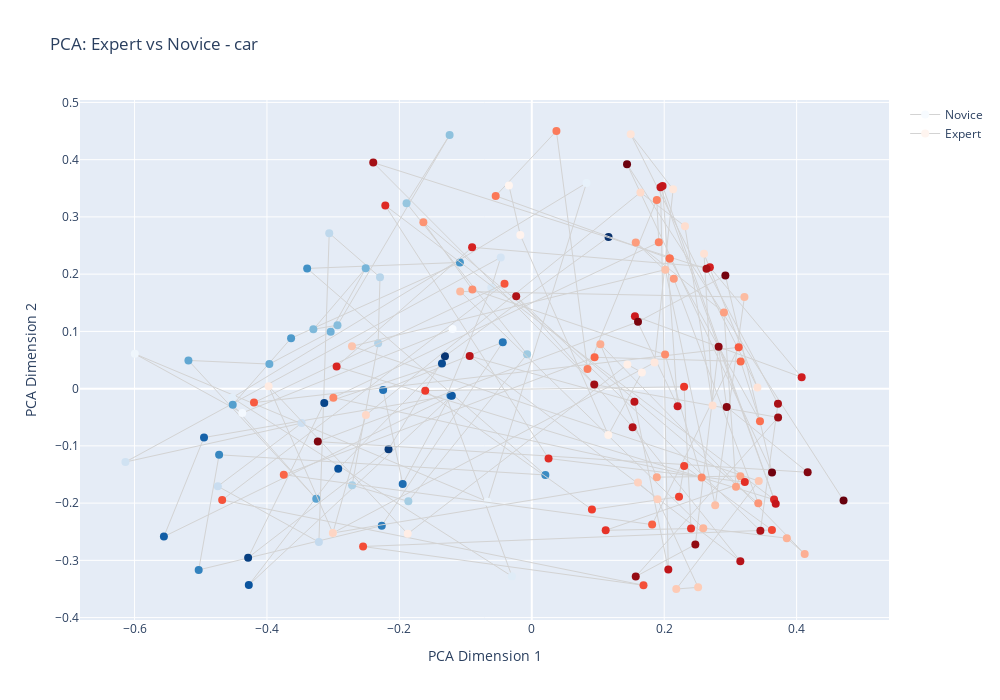
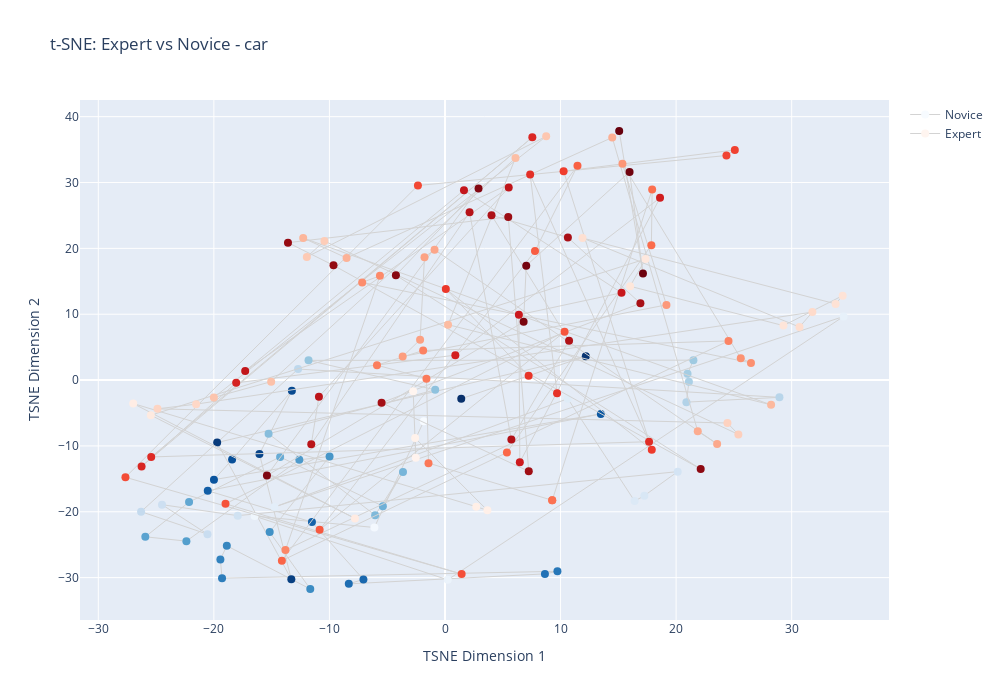

Source (notebook cell) for these figures, in order:
### Code cell
analyze_text_embedding("expert_generated.txt",
                       "novice_generated.txt", "car")

### Figure 1 — Plotly figure (JSON) as saved in the notebook; plotly's stock layout.template omitted (floating-point values rounded to 4 significant figures)
{"data": [{"hoverinfo": "text", "hovertext": ["Novice - Step 0", "Novice - Step 1", "Novice - Step 2", "Novice - Step 3", "Novice - Step 4", "Novice - Step 5", "Novice - Step 6", "Novice - Step 7", "Novice - Step 8", "Novice - Step 9", "Novice - Step 10", "Novice - Step 11", "Novice - Step 12", "Novice - Step 13", "Novice - Step 14", "Novice - Step 15", "Novice - Step 16", "Novice - Step 17", "Novice - Step 18", "Novice - Step 19", "Novice - Step 20", "Novice - Step 21", "Novice - Step 22", "Novice - Step 23", "Novice - Step 24", "Novice - Step 25", "Novice - Step 26", "Novice - Step 27", "Novice - Step 28", "Novice - Step 29", "Novice - Step 30", "Novice - Step 31", "Novice - Step 32", "Novice - Step 33", "Novice - Step 34", "Novice - Step 35", "Novice - Step 36", "Novice - Step 37", "Novice - Step 38", "Novice - Step 39", "Novice - Step 40", "Novice - Step 41", "Novice - Step 42", "Novice - Step 43", "Novice - Step 44", "Novice - Step 45", "Novice - Step 46", "Novice - Step 47", "Novice - Step 48", "Novice - Step 49", "Novice - Step 50", "Novice - Step 51"], "line": {"color": "lightgrey", "width": 1}, "marker": {"color": [0.3, 0.3137, 0.3275, 0.3412, 0.3549, 0.3686, 0.3824, 0.3961, 0.4098, 0.4235, 0.4373, 0.451, 0.4647, 0.4784, 0.4922, 0.5059, 0.5196, 0.5333, 0.5471, 0.5608, 0.5745, 0.5882, 0.602, 0.6157, 0.6294, 0.6431, 0.6569, 0.6706, 0.6843, 0.698, 0.7118, 0.7255, 0.7392, 0.7529, 0.7667, 0.7804, 0.7941, 0.8078, 0.8216, 0.8353, 0.849, 0.8627, 0.8765, 0.8902, 0.9039, 0.9176, 0.9314, 0.9451, 0.9588, 0.9725, 0.9863, 1], "colorscale": [[0, "rgb(247,251,255)"], [0.125, "rgb(222,235,247)"], [0.25, "rgb(198,219,239)"], [0.375, "rgb(158,202,225)"], [0.5, "rgb(107,174,214)"], [0.625, "rgb(66,146,198)"], [0.75, "rgb(33,113,181)"], [0.875, "rgb(8,81,156)"], [1, "rgb(8,48,107)"]], "showscale": false, "size": 8}, "mode": "markers+lines", "name": "Novice", "type": "scatter", "x": [-0.1197, -0.4373, -0.5996, -0.0668, 0.0826, -0.4525, -0.02995, -0.129, -0.06114, -0.04686, -0.6137, -0.3477, -0.4742, -0.3216, -0.306, -0.2293, -0.2321, -0.2714, -0.1864, -0.007095, -0.1892, -0.1242, -0.2935, -0.3299, -0.2508, -0.3038, -0.3964, -0.5186, -0.3256, -0.4517, -0.3636, -0.1086, -0.3393, 0.02047, -0.4723, -0.5031, -0.2266, -0.04383, -0.2245, -0.195, -0.1228, -0.4951, -0.5557, -0.1208, -0.4274, -0.2924, -0.1357, -0.3134, -0.4284, -0.2164, -0.1311, 0.1159], "y": [0.1043, -0.04246, 0.06073, -0.1974, 0.3593, -0.01599, -0.3279, -0.01413, 0.1765, 0.2292, -0.1282, -0.06025, -0.1706, -0.2681, 0.2716, 0.1946, 0.07924, -0.1688, -0.1969, 0.06008, 0.324, 0.4429, 0.1107, 0.1037, 0.2104, 0.09949, 0.04293, 0.04925, -0.1926, -0.02825, 0.08802, 0.2205, 0.21, -0.1509, -0.1156, -0.3167, -0.2394, 0.08102, -0.00239, -0.1665, -0.01212, -0.08538, -0.2585, -0.01227, -0.3432, -0.1399, 0.04383, -0.02502, -0.2954, -0.106, 0.05663, 0.265]}, {"hoverinfo": "text", "hovertext": ["Expert - Step 0", "Expert - Step 1", "Expert - Step 2", "Expert - Step 3", "Expert - Step 4", "Expert - Step 5", "Expert - Step 6", "Expert - Step 7", "Expert - Step 8", "Expert - Step 9", "Expert - Step 10", "Expert - Step 11", "Expert - Step 12", "Expert - Step 13", "Expert - Step 14", "Expert - Step 15", "Expert - Step 16", "Expert - Step 17", "Expert - Step 18", "Expert - Step 19", "Expert - Step 20", "Expert - Step 21", "Expert - Step 22", "Expert - Step 23", "Expert - Step 24", "Expert - Step 25", "Expert - Step 26", "Expert - Step 27", "Expert - Step 28", "Expert - Step 29", "Expert - Step 30", "Expert - Step 31", "Expert - Step 32", "Expert - Step 33", "Expert - Step 34", "Expert - Step 35", "Expert - Step 36", "Expert - Step 37", "Expert - Step 38", "Expert - Step 39", "Expert - Step 40", "Expert - Step 41", "Expert - Step 42", "Expert - Step 43", "Expert - Step 44", "Expert - Step 45", "Expert - Step 46", "Expert - Step 47", "Expert - Step 48", "Expert - Step 49", "Expert - Step 50", "Expert - Step 51", "Expert - Step 52", "Expert - Step 53", "Expert - Step 54", "Expert - Step 55", "Expert - Step 56", "Expert - Step 57", "Expert - Step 58", "Expert - Step 59", "Expert - Step 60", "Expert - Step 61", "Expert - Step 62", "Expert - Step 63", "Expert - Step 64", "Expert - Step 65", "Expert - Step 66", "Expert - Step 67", "Expert - Step 68", "Expert - Step 69", "Expert - Step 70", "Expert - Step 71", "Expert - Step 72", "Expert - Step 73", "Expert - Step 74", "Expert - Step 75", "Expert - Step 76", "Expert - Step 77", "Expert - Step 78", "Expert - Step 79", "Expert - Step 80", "Expert - Step 81", "Expert - Step 82", "Expert - Step 83", "Expert - Step 84", "Expert - Step 85", "Expert - Step 86", "Expert - Step 87", "Expert - Step 88", "Expert - Step 89", "Expert - Step 90", "Expert - Step 91", "Expert - Step 92", "Expert - Step 93", "Expert - Step 94", "Expert - Step 95", "Expert - Step 96", "Expert - Step 97", "Expert - Step 98", "Expert - Step 99", "Expert - Step 100", "Expert - Step 101", "Expert - Step 102", "Expert - Step 103", "Expert - Step 104", "Expert - Step 105"], "line": {"color": "lightgrey", "width": 1}, "marker": {"color": [0.3, 0.3067, 0.3133, 0.32, 0.3267, 0.3333, 0.34, 0.3467, 0.3533, 0.36, 0.3667, 0.3733, 0.38, 0.3867, 0.3933, 0.4, 0.4067, 0.4133, 0.42, 0.4267, 0.4333, 0.44, 0.4467, 0.4533, 0.46, 0.4667, 0.4733, 0.48, 0.4867, 0.4933, 0.5, 0.5067, 0.5133, 0.52, 0.5267, 0.5333, 0.54, 0.5467, 0.5533, 0.56, 0.5667, 0.5733, 0.58, 0.5867, 0.5933, 0.6, 0.6067, 0.6133, 0.62, 0.6267, 0.6333, 0.64, 0.6467, 0.6533, 0.66, 0.6667, 0.6733, 0.68, 0.6867, 0.6933, 0.7, 0.7067, 0.7133, 0.72, 0.7267, 0.7333, 0.74, 0.7467, 0.7533, 0.76, 0.7667, 0.7733, 0.78, 0.7867, 0.7933, 0.8, 0.8067, 0.8133, 0.82, 0.8267, 0.8333, 0.84, 0.8467, 0.8533, 0.86, 0.8667, 0.8733, 0.88, 0.8867, 0.8933, 0.9, 0.9067, 0.9133, 0.92, 0.9267, 0.9333, 0.94, 0.9467, 0.9533, 0.96, 0.9667, 0.9733, 0.98, 0.9867, 0.9933, 1], "colorscale": [[0, "rgb(255,245,240)"], [0.125, "rgb(254,224,210)"], [0.25, "rgb(252,187,161)"], [0.375, "rgb(252,146,114)"], [0.5, "rgb(251,106,74)"], [0.625, "rgb(239,59,44)"], [0.75, "rgb(203,24,29)"], [0.875, "rgb(165,15,21)"], [1, "rgb(103,0,13)"]], "showscale": false, "size": 8}, "mode": "markers+lines", "name": "Expert", "type": "scatter", "x": [-0.03455, -0.0173, 0.1156, 0.1663, 0.1443, -0.1874, -0.3975, -0.3005, 0.1853, 0.2134, 0.1494, 0.3408, 0.2602, 0.2731, 0.2314, 0.1641, -0.2506, -0.3005, 0.1604, 0.1899, 0.2512, 0.2182, 0.3428, -0.2716, 0.2017, 0.277, 0.3212, -0.1082, 0.259, 0.3852, 0.4122, 0.1036, 0.1888, 0.315, 0.3084, 0.2902, 0.157, 0.2145, 0.3421, -0.1638, -0.08976, 0.2013, 0.2566, -0.2997, 0.1918, 0.1888, 0.08417, 0.03719, -0.05454, 0.2083, 0.2083, 0.3446, 0.3154, 0.09483, -0.3746, 0.1817, 0.3124, -0.4196, -0.04118, -0.4677, 0.1687, -0.2548, 0.3627, 0.2301, 0.2224, 0.09084, -0.1609, 0.23, 0.2405, 0.1116, 0.3218, 0.02531, -0.2213, 0.3659, -0.2948, -0.09015, 0.269, 0.4076, 0.1558, 0.2203, 0.1975, 0.3684, 0.1944, 0.2062, 0.155, -0.0938, 0.315, 0.1523, -0.02355, 0.3452, 0.3718, 0.2639, -0.2395, 0.09432, 0.372, 0.157, 0.247, 0.2822, 0.2943, 0.4167, -0.3232, 0.1604, 0.2924, 0.3628, 0.1438, 0.4709], "y": [0.355, 0.2682, -0.08093, 0.02827, 0.04212, -0.2536, 0.004252, -0.2522, 0.0456, 0.3482, 0.4444, 0.002183, 0.2354, -0.02954, 0.2837, 0.3427, -0.04624, -0.2522, -0.1638, -0.1933, -0.3471, -0.35, -0.1614, 0.07396, 0.2079, -0.2039, 0.16, 0.1698, -0.2438, -0.2613, -0.2889, 0.0776, -0.1546, -0.153, -0.1714, 0.133, 0.2554, 0.1919, -0.2004, 0.2908, 0.1732, 0.05942, -0.1555, -0.01581, 0.2557, 0.3297, 0.03422, 0.4501, 0.3367, 0.2272, 0.2272, -0.05686, 0.0476, 0.05473, -0.1504, -0.2375, 0.07219, -0.0244, 0.1833, -0.1945, -0.3435, -0.2758, -0.2469, -0.1352, -0.1889, -0.2112, -0.003495, 0.003216, -0.2445, -0.2475, -0.1633, -0.122, 0.3198, -0.1939, 0.03851, 0.2469, 0.2121, 0.01993, 0.1265, -0.03059, 0.3542, -0.2013, 0.352, -0.3161, -0.02291, 0.05683, -0.3014, -0.06738, 0.1615, -0.2483, -0.02628, 0.2093, 0.3948, 0.00708, -0.05037, -0.3282, -0.2723, 0.07294, -0.03207, -0.1461, -0.09258, 0.1167, 0.1977, -0.1466, 0.392, -0.1953]}], "layout": {"height": 700, "title": {"text": "PCA: Expert vs Novice - car"}, "width": 1000, "xaxis": {"autorange": true, "range": [-0.6824, 0.5395], "title": {"text": "PCA Dimension 1"}, "type": "linear"}, "yaxis": {"autorange": true, "range": [-0.4042, 0.5042], "title": {"text": "PCA Dimension 2"}, "type": "linear"}}}

### Figure 2 — Plotly figure (JSON) as saved in the notebook; plotly's stock layout.template omitted (floating-point values rounded to 4 significant figures)
{"data": [{"hoverinfo": "text", "hovertext": ["Novice - Step 0", "Novice - Step 1", "Novice - Step 2", "Novice - Step 3", "Novice - Step 4", "Novice - Step 5", "Novice - Step 6", "Novice - Step 7", "Novice - Step 8", "Novice - Step 9", "Novice - Step 10", "Novice - Step 11", "Novice - Step 12", "Novice - Step 13", "Novice - Step 14", "Novice - Step 15", "Novice - Step 16", "Novice - Step 17", "Novice - Step 18", "Novice - Step 19", "Novice - Step 20", "Novice - Step 21", "Novice - Step 22", "Novice - Step 23", "Novice - Step 24", "Novice - Step 25", "Novice - Step 26", "Novice - Step 27", "Novice - Step 28", "Novice - Step 29", "Novice - Step 30", "Novice - Step 31", "Novice - Step 32", "Novice - Step 33", "Novice - Step 34", "Novice - Step 35", "Novice - Step 36", "Novice - Step 37", "Novice - Step 38", "Novice - Step 39", "Novice - Step 40", "Novice - Step 41", "Novice - Step 42", "Novice - Step 43", "Novice - Step 44", "Novice - Step 45", "Novice - Step 46", "Novice - Step 47", "Novice - Step 48", "Novice - Step 49", "Novice - Step 50", "Novice - Step 51"], "line": {"color": "lightgrey", "width": 1}, "marker": {"color": [0.3, 0.3137, 0.3275, 0.3412, 0.3549, 0.3686, 0.3824, 0.3961, 0.4098, 0.4235, 0.4373, 0.451, 0.4647, 0.4784, 0.4922, 0.5059, 0.5196, 0.5333, 0.5471, 0.5608, 0.5745, 0.5882, 0.602, 0.6157, 0.6294, 0.6431, 0.6569, 0.6706, 0.6843, 0.698, 0.7118, 0.7255, 0.7392, 0.7529, 0.7667, 0.7804, 0.7941, 0.8078, 0.8216, 0.8353, 0.849, 0.8627, 0.8765, 0.8902, 0.9039, 0.9176, 0.9314, 0.9451, 0.9588, 0.9725, 0.9863, 1], "colorscale": [[0, "rgb(247,251,255)"], [0.125, "rgb(222,235,247)"], [0.25, "rgb(198,219,239)"], [0.375, "rgb(158,202,225)"], [0.5, "rgb(107,174,214)"], [0.625, "rgb(66,146,198)"], [0.75, "rgb(33,113,181)"], [0.875, "rgb(8,81,156)"], [1, "rgb(8,48,107)"]], "showscale": false, "size": 8}, "mode": "markers+lines", "name": "Novice", "type": "scatter", "x": [-1.835, -6.111, -16.48, 0.2396, 34.49, -14.75, 10.63, 16.41, 17.25, 20.14, -17.94, -24.49, -20.55, -26.3, -12.71, 28.94, 20.89, 21.11, 20.99, 21.5, -11.81, -0.8472, -15.26, -6.045, -3.635, -5.375, -14.27, -22.15, -25.93, -22.38, -12.61, -9.988, -15.17, -11.66, -18.88, -19.44, -19.29, 9.729, 8.647, -8.324, -7.059, -11.51, -20.53, 13.49, -19.99, -18.42, -13.25, -16.06, -13.3, -19.72, 12.18, 1.406], "y": [-6.24, -22.39, -20.66, -30.34, 9.66, -19.28, -2.828, -18.38, -17.56, -13.91, -20.59, -18.93, -23.41, -19.99, 1.672, -2.625, -3.355, -0.255, 0.9411, 3.023, 2.992, -1.489, -8.161, -20.52, -13.95, -19.15, -11.68, -18.53, -23.8, -24.46, -12.1, -11.62, -23.09, -31.73, -25.17, -27.23, -30.08, -29.04, -29.44, -30.95, -30.27, -21.57, -16.81, -5.141, -15.13, -12.08, -1.62, -11.22, -30.25, -9.488, 3.625, -2.838]}, {"hoverinfo": "text", "hovertext": ["Expert - Step 0", "Expert - Step 1", "Expert - Step 2", "Expert - Step 3", "Expert - Step 4", "Expert - Step 5", "Expert - Step 6", "Expert - Step 7", "Expert - Step 8", "Expert - Step 9", "Expert - Step 10", "Expert - Step 11", "Expert - Step 12", "Expert - Step 13", "Expert - Step 14", "Expert - Step 15", "Expert - Step 16", "Expert - Step 17", "Expert - Step 18", "Expert - Step 19", "Expert - Step 20", "Expert - Step 21", "Expert - Step 22", "Expert - Step 23", "Expert - Step 24", "Expert - Step 25", "Expert - Step 26", "Expert - Step 27", "Expert - Step 28", "Expert - Step 29", "Expert - Step 30", "Expert - Step 31", "Expert - Step 32", "Expert - Step 33", "Expert - Step 34", "Expert - Step 35", "Expert - Step 36", "Expert - Step 37", "Expert - Step 38", "Expert - Step 39", "Expert - Step 40", "Expert - Step 41", "Expert - Step 42", "Expert - Step 43", "Expert - Step 44", "Expert - Step 45", "Expert - Step 46", "Expert - Step 47", "Expert - Step 48", "Expert - Step 49", "Expert - Step 50", "Expert - Step 51", "Expert - Step 52", "Expert - Step 53", "Expert - Step 54", "Expert - Step 55", "Expert - Step 56", "Expert - Step 57", "Expert - Step 58", "Expert - Step 59", "Expert - Step 60", "Expert - Step 61", "Expert - Step 62", "Expert - Step 63", "Expert - Step 64", "Expert - Step 65", "Expert - Step 66", "Expert - Step 67", "Expert - Step 68", "Expert - Step 69", "Expert - Step 70", "Expert - Step 71", "Expert - Step 72", "Expert - Step 73", "Expert - Step 74", "Expert - Step 75", "Expert - Step 76", "Expert - Step 77", "Expert - Step 78", "Expert - Step 79", "Expert - Step 80", "Expert - Step 81", "Expert - Step 82", "Expert - Step 83", "Expert - Step 84", "Expert - Step 85", "Expert - Step 86", "Expert - Step 87", "Expert - Step 88", "Expert - Step 89", "Expert - Step 90", "Expert - Step 91", "Expert - Step 92", "Expert - Step 93", "Expert - Step 94", "Expert - Step 95", "Expert - Step 96", "Expert - Step 97", "Expert - Step 98", "Expert - Step 99", "Expert - Step 100", "Expert - Step 101", "Expert - Step 102", "Expert - Step 103", "Expert - Step 104", "Expert - Step 105"], "line": {"color": "lightgrey", "width": 1}, "marker": {"color": [0.3, 0.3067, 0.3133, 0.32, 0.3267, 0.3333, 0.34, 0.3467, 0.3533, 0.36, 0.3667, 0.3733, 0.38, 0.3867, 0.3933, 0.4, 0.4067, 0.4133, 0.42, 0.4267, 0.4333, 0.44, 0.4467, 0.4533, 0.46, 0.4667, 0.4733, 0.48, 0.4867, 0.4933, 0.5, 0.5067, 0.5133, 0.52, 0.5267, 0.5333, 0.54, 0.5467, 0.5533, 0.56, 0.5667, 0.5733, 0.58, 0.5867, 0.5933, 0.6, 0.6067, 0.6133, 0.62, 0.6267, 0.6333, 0.64, 0.6467, 0.6533, 0.66, 0.6667, 0.6733, 0.68, 0.6867, 0.6933, 0.7, 0.7067, 0.7133, 0.72, 0.7267, 0.7333, 0.74, 0.7467, 0.7533, 0.76, 0.7667, 0.7733, 0.78, 0.7867, 0.7933, 0.8, 0.8067, 0.8133, 0.82, 0.8267, 0.8333, 0.84, 0.8467, 0.8533, 0.86, 0.8667, 0.8733, 0.88, 0.8867, 0.8933, 0.9, 0.9067, 0.9133, 0.92, 0.9267, 0.9333, 0.94, 0.9467, 0.9533, 0.96, 0.9667, 0.9733, 0.98, 0.9867, 0.9933, 1], "colorscale": [[0, "rgb(255,245,240)"], [0.125, "rgb(254,224,210)"], [0.25, "rgb(252,187,161)"], [0.375, "rgb(252,146,114)"], [0.5, "rgb(251,106,74)"], [0.625, "rgb(239,59,44)"], [0.75, "rgb(203,24,29)"], [0.875, "rgb(165,15,21)"], [1, "rgb(103,0,13)"]], "showscale": false, "size": 8}, "mode": "markers+lines", "name": "Expert", "type": "scatter", "x": [-2.753, -2.528, -2.582, 3.669, 2.706, -26.98, -7.789, -25.45, 17.36, 16.02, 29.29, 34.41, 33.8, 11.9, 30.68, 31.79, -21.53, -24.88, 24.44, 25.39, -10.43, -11.96, 8.757, -20.0, -15.04, 6.099, 0.263, 28.22, -12.27, -8.517, 14.47, 21.87, 23.55, -0.9036, -1.774, -2.155, -3.662, 19.16, 15.36, 25.59, 26.48, -7.165, -5.631, -13.81, 24.54, -1.89, -5.886, -1.605, -1.427, 9.278, 9.278, 17.93, 17.86, 5.358, -14.12, 11.46, 7.788, -10.85, 10.35, -18.99, 1.44, -27.65, -2.343, 24.36, 25.08, 10.26, 17.89, 0.07229, 7.237, 9.696, 7.369, 17.66, -25.42, 7.558, -26.25, -18.07, 0.8951, 18.61, 6.475, 6.395, 15.28, 1.642, -17.29, 5.514, -10.91, -11.57, 2.126, 5.745, 10.74, 4.025, 10.64, 16.91, -5.486, 7.249, 5.474, -13.59, -9.648, 22.13, -4.249, 2.903, -15.41, 6.803, 7.031, 15.97, 17.13, 15.08], "y": [-1.706, -11.8, -8.812, -19.78, -19.23, -3.568, -21.01, -5.337, 18.39, 14.24, 8.268, 12.82, 11.57, 21.57, 8.049, 10.32, -3.656, -4.37, -6.525, -8.255, 21.11, 18.7, 37.01, -2.636, -0.2424, 33.72, 8.408, -3.762, 21.57, 18.54, 36.84, -7.764, -9.7, 19.8, 18.66, 6.113, 3.576, 11.42, 32.84, 3.304, 2.608, 14.83, 15.83, -25.81, 5.943, 4.491, 2.263, 0.2073, -12.62, -18.26, -18.26, 28.93, 20.49, -11.01, -27.42, 32.54, 19.59, -22.73, 7.334, -18.8, -29.46, -14.76, 29.55, 34.1, 34.94, 31.71, -10.59, 13.83, 0.6609, -1.988, 31.22, -9.36, -11.68, 36.88, -13.13, -0.4251, 3.786, 27.68, -12.48, 9.917, 13.26, 28.83, 1.374, 29.24, -2.535, -9.74, 25.48, -9.043, 5.987, 25.03, 21.65, 11.66, -3.451, -13.86, 24.78, 20.87, 17.42, -13.52, 15.92, 29.1, -14.51, 8.842, 17.37, 31.61, 16.2, 37.82]}], "layout": {"height": 700, "title": {"text": "t-SNE: Expert vs Novice - car"}, "width": 1000, "xaxis": {"autorange": true, "range": [-31.59, 38.42], "title": {"text": "TSNE Dimension 1"}, "type": "linear"}, "yaxis": {"autorange": true, "range": [-36.44, 42.53], "title": {"text": "TSNE Dimension 2"}, "type": "linear"}}}
